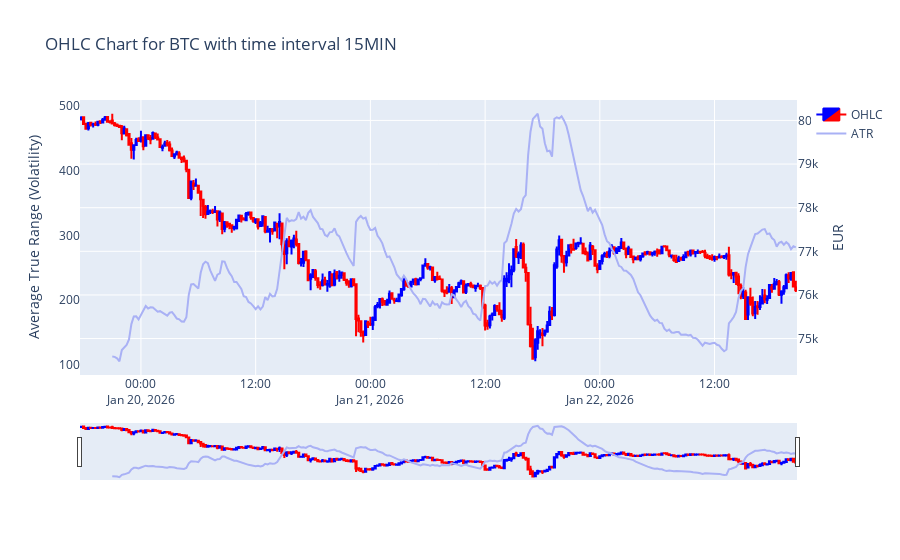
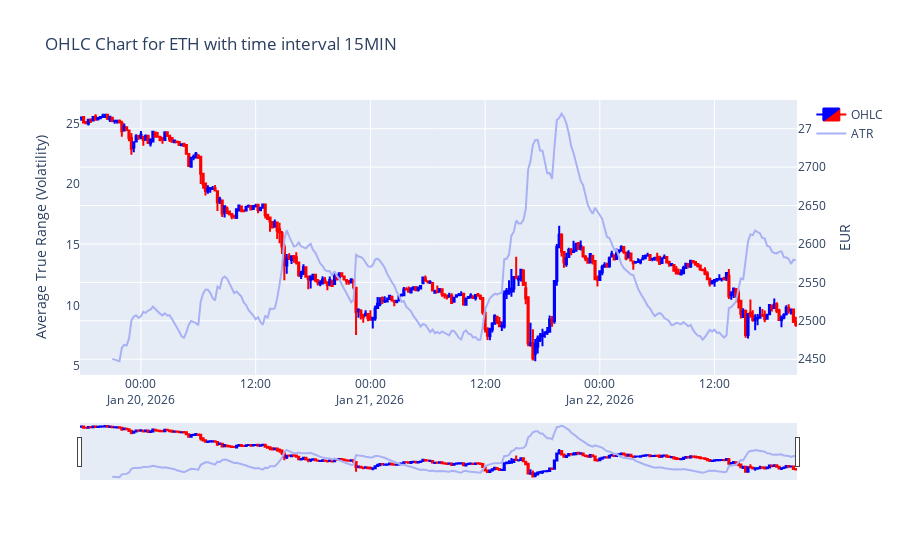
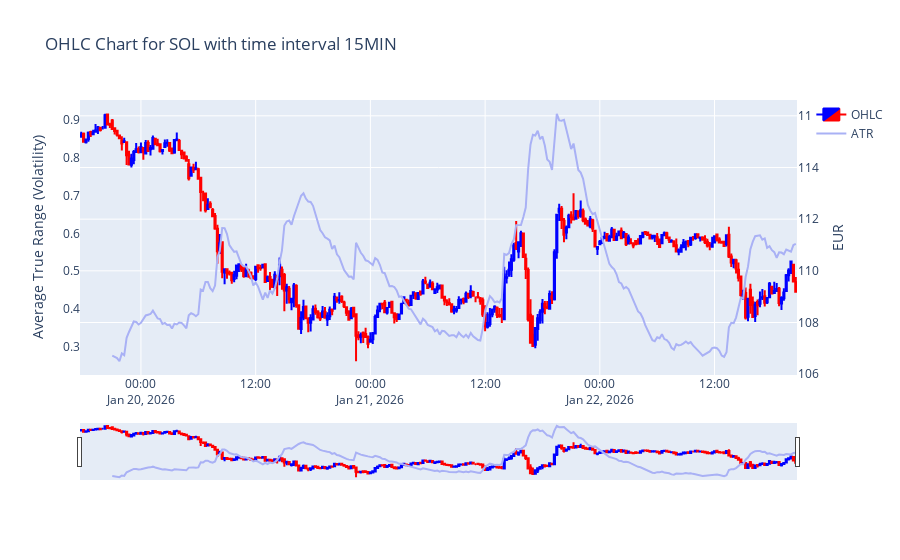
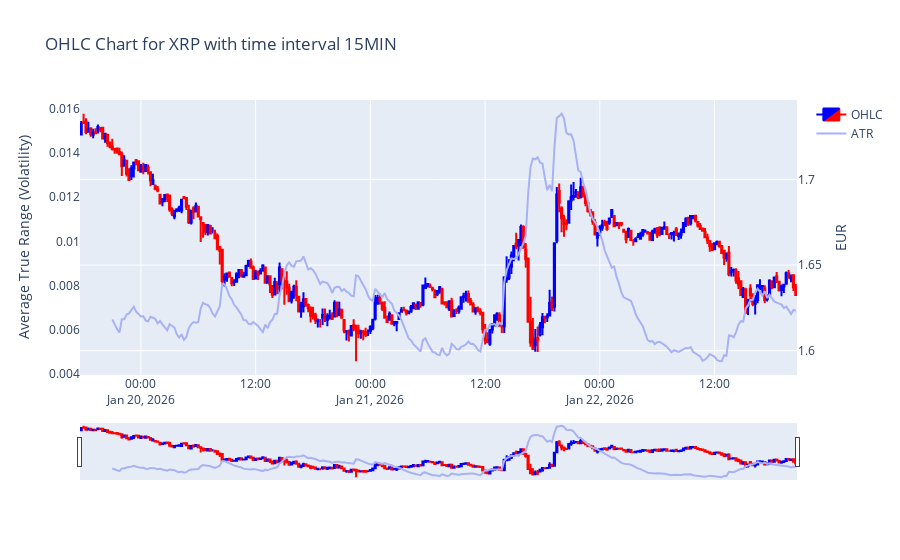

Notebook code cell kept with these figures, in order:
### Markdown cell above
## Step 7 - Visualise Data

For visualisation - use plotly.

### Simple Visualisation

First, let's create a simple OHLC (Open, High, Low, Close) candle stick chart for each of our currencies.

### Code cell
#!pip3 install plotly
import plotly.offline as pyo
pyo.init_notebook_mode(connected=True)  # Initialize Plotly in offline mode for notebook compatibility
import plotly.graph_objs as go  # Import Plotly graphing objects for creating visualizations

df_history_enhanced = df_history_enhanced.sort_values(['date'], ascending=True)  # Sort data by date (oldest to newest) for visualization

granularity = '15MIN'  # Set the granularity (time interval) for the chart

# Loop over each cryptocurrency in MY_CRYPTO_CURRENCIES to generate a chart for each
for currency in MY_CRYPTO_CURRENCIES:
    # Filter data for the specific granularity and currency
    df_history_for_chart = df_history_enhanced.query(f'granularity == \'{granularity}\' and base_currency == \'{currency}\'')
    
    fig = go.Figure()  # Create a new figure for the chart

    # Add a Candlestick trace (OHLC chart) for the currency
    fig.add_trace(go.Candlestick(
        x=df_history_for_chart['date'],  # Set the x-axis to be the date
        open=df_history_for_chart['open'],  # Set the open prices
        high=df_history_for_chart['high'],  # Set the high prices
        low=df_history_for_chart['low'],  # Set the low prices
        close=df_history_for_chart['close'],  # Set the close prices
        name='OHLC'  # Name of the trace
    ))

    # Add the Average True Range (ATR) line on a secondary y-axis
    fig.add_trace(go.Scatter(
        x=df_history_for_chart['date'],  # Set the x-axis to be the date
        y=df_history_for_chart['average_true_range'],  # Set the y-values to the ATR
        line=dict(color=MACD_COLOR),  # Set the line color for ATR (should be predefined)
        mode='lines',  # Display the ATR as a line
        name="ATR",  # Name of the ATR trace
        yaxis="y2"  # Attach ATR to the secondary y-axis
    ))

    # Customize candlestick colors based on price movement
    cs = fig.data[0]  # Access the candlestick trace
    cs.increasing.fillcolor = CANDLE_INCREASE_COLOR  # Set color for increasing candles
    cs.increasing.line.color = CANDLE_INCREASE_COLOR  # Set border color for increasing candles
    cs.decreasing.fillcolor = CANDLE_DECREASE_COLOR  # Set color for decreasing candles
    cs.decreasing.line.color = CANDLE_DECREASE_COLOR  # Set border color for decreasing candles

    # Update layout settings for the chart
    fig.update_layout(
        yaxis=dict(
            title=MY_QUOTE_CURRENCY,  # Set the title for the primary y-axis (currency values)
            side="right",  # Place the y-axis on the right side
        ),
        yaxis2=dict(
            title="Average True Range (Volatility)",  # Title for the secondary y-axis (ATR)
            anchor="free",  # Set to free to avoid overlaying with the primary y-axis
            overlaying="y",  # Overlay this y-axis over the primary one
            side="left",  # Place the secondary y-axis on the left
        ),
        yaxis2_showgrid=False,  # Disable grid for the secondary y-axis
        yaxis2_zeroline=False,  # Disable the zero line for the secondary y-axis
        xaxis_rangeslider_visible=False,  # Hide the range slider below the x-axis
        title=f'OHLC Chart for {currency} with time interval {granularity}',  # Set the chart title
        hovermode='x unified',  # Show all data for a specific x-axis point when hovering
        xaxis=dict(
            rangeslider=dict(visible=True),  # Make the range slider visible for zooming
            type="date"  # Set the x-axis to display dates
        ),
        template=PLOTLY_TEMPLATE,  # Apply a custom Plotly template (should be predefined)
    )

    # Display the chart
    fig.show()

### Figure 1 — Plotly figure (JSON) as saved in the notebook; plotly's stock layout.template omitted (floating-point values rounded to 4 significant figures; data arrays with more than 128 entries replaced by an {"elided": "..."} marker saying what was removed)
{"data": [{"close": {"elided": "300 float values"}, "decreasing": {"fillcolor": "red", "line": {"color": "red"}}, "high": {"elided": "300 float values"}, "increasing": {"fillcolor": "blue", "line": {"color": "blue"}}, "low": {"elided": "300 float values"}, "name": "OHLC", "open": {"elided": "300 float values"}, "type": "candlestick", "x": {"elided": "300 str values"}}, {"line": {"color": "#A9B1F5"}, "mode": "lines", "name": "ATR", "type": "scatter", "x": {"elided": "300 str values"}, "y": {"elided": "300 float values"}, "yaxis": "y2"}], "layout": {"hovermode": "x unified", "title": {"text": "OHLC Chart for BTC with time interval 15MIN"}, "xaxis": {"rangeslider": {"visible": true}, "type": "date"}, "yaxis": {"side": "right", "title": {"text": "EUR"}}, "yaxis2": {"anchor": "free", "overlaying": "y", "showgrid": false, "side": "left", "title": {"text": "Average True Range (Volatility)"}, "zeroline": false}}}

### Figure 2 — Plotly figure (JSON) as saved in the notebook; plotly's stock layout.template omitted (floating-point values rounded to 4 significant figures; data arrays with more than 128 entries replaced by an {"elided": "..."} marker saying what was removed)
{"data": [{"close": {"elided": "300 float values"}, "decreasing": {"fillcolor": "red", "line": {"color": "red"}}, "high": {"elided": "300 float values"}, "increasing": {"fillcolor": "blue", "line": {"color": "blue"}}, "low": {"elided": "300 float values"}, "name": "OHLC", "open": {"elided": "300 float values"}, "type": "candlestick", "x": {"elided": "300 str values"}}, {"line": {"color": "#A9B1F5"}, "mode": "lines", "name": "ATR", "type": "scatter", "x": {"elided": "300 str values"}, "y": {"elided": "300 float values"}, "yaxis": "y2"}], "layout": {"hovermode": "x unified", "title": {"text": "OHLC Chart for ETH with time interval 15MIN"}, "xaxis": {"rangeslider": {"visible": true}, "type": "date"}, "yaxis": {"side": "right", "title": {"text": "EUR"}}, "yaxis2": {"anchor": "free", "overlaying": "y", "showgrid": false, "side": "left", "title": {"text": "Average True Range (Volatility)"}, "zeroline": false}}}

### Figure 3 — Plotly figure (JSON) as saved in the notebook; plotly's stock layout.template omitted (floating-point values rounded to 4 significant figures; data arrays with more than 128 entries replaced by an {"elided": "..."} marker saying what was removed)
{"data": [{"close": {"elided": "300 float values"}, "decreasing": {"fillcolor": "red", "line": {"color": "red"}}, "high": {"elided": "300 float values"}, "increasing": {"fillcolor": "blue", "line": {"color": "blue"}}, "low": {"elided": "300 float values"}, "name": "OHLC", "open": {"elided": "300 float values"}, "type": "candlestick", "x": {"elided": "300 str values"}}, {"line": {"color": "#A9B1F5"}, "mode": "lines", "name": "ATR", "type": "scatter", "x": {"elided": "300 str values"}, "y": {"elided": "300 float values"}, "yaxis": "y2"}], "layout": {"hovermode": "x unified", "title": {"text": "OHLC Chart for SOL with time interval 15MIN"}, "xaxis": {"rangeslider": {"visible": true}, "type": "date"}, "yaxis": {"side": "right", "title": {"text": "EUR"}}, "yaxis2": {"anchor": "free", "overlaying": "y", "showgrid": false, "side": "left", "title": {"text": "Average True Range (Volatility)"}, "zeroline": false}}}

### Figure 4 — Plotly figure (JSON) as saved in the notebook; plotly's stock layout.template omitted (floating-point values rounded to 4 significant figures; data arrays with more than 128 entries replaced by an {"elided": "..."} marker saying what was removed)
{"data": [{"close": {"elided": "300 float values"}, "decreasing": {"fillcolor": "red", "line": {"color": "red"}}, "high": {"elided": "300 float values"}, "increasing": {"fillcolor": "blue", "line": {"color": "blue"}}, "low": {"elided": "300 float values"}, "name": "OHLC", "open": {"elided": "300 float values"}, "type": "candlestick", "x": {"elided": "300 str values"}}, {"line": {"color": "#A9B1F5"}, "mode": "lines", "name": "ATR", "type": "scatter", "x": {"elided": "300 str values"}, "y": {"elided": "300 float values"}, "yaxis": "y2"}], "layout": {"hovermode": "x unified", "title": {"text": "OHLC Chart for XRP with time interval 15MIN"}, "xaxis": {"rangeslider": {"visible": true}, "type": "date"}, "yaxis": {"side": "right", "title": {"text": "EUR"}}, "yaxis2": {"anchor": "free", "overlaying": "y", "showgrid": false, "side": "left", "title": {"text": "Average True Range (Volatility)"}, "zeroline": false}}}
